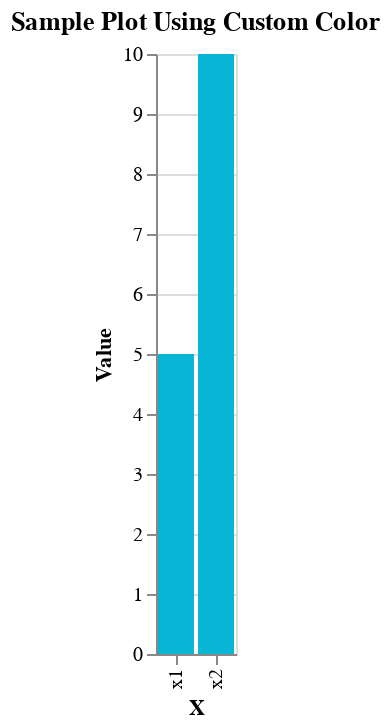

Notebook code cell kept with this figure:
### Markdown cell above
## Use the extracted hexcode to create complimentary visualizations!
Now that we know the hexcode of MDS logo, we can create visualizations that are a perfect color match. Here is an example using `matplotlib` specifying the hexcode as a parameter.

### Code cell
data = pd.DataFrame({'name': ['x1', 'x2'], 'value': [5, 10]})
hex_code = rgb_to_hex(rgb_val)

alt.Chart(data, title='Sample Plot Using Custom Color').mark_bar(
    color=hex_code
).encode(
    alt.X('name',title='X'),
    alt.Y('value', title='Value')
)

### Figure 1 — Vega-Lite specification as saved in the notebook (floating-point values rounded to 4 significant figures)
{"config": {"view": {"continuousWidth": 300, "continuousHeight": 300}}, "data": {"name": "data-dabf3a8a9758ae48a9ab0ba56eff47ba"}, "mark": {"type": "bar", "color": "#08B5D5"}, "encoding": {"x": {"field": "name", "title": "X", "type": "nominal"}, "y": {"field": "value", "title": "Value", "type": "quantitative"}}, "title": "Sample Plot Using Custom Color", "$schema": "https://vega.github.io/schema/vega-lite/v5.16.3.json", "datasets": {"data-dabf3a8a9758ae48a9ab0ba56eff47ba": [{"name": "x1", "value": 5}, {"name": "x2", "value": 10}]}}
